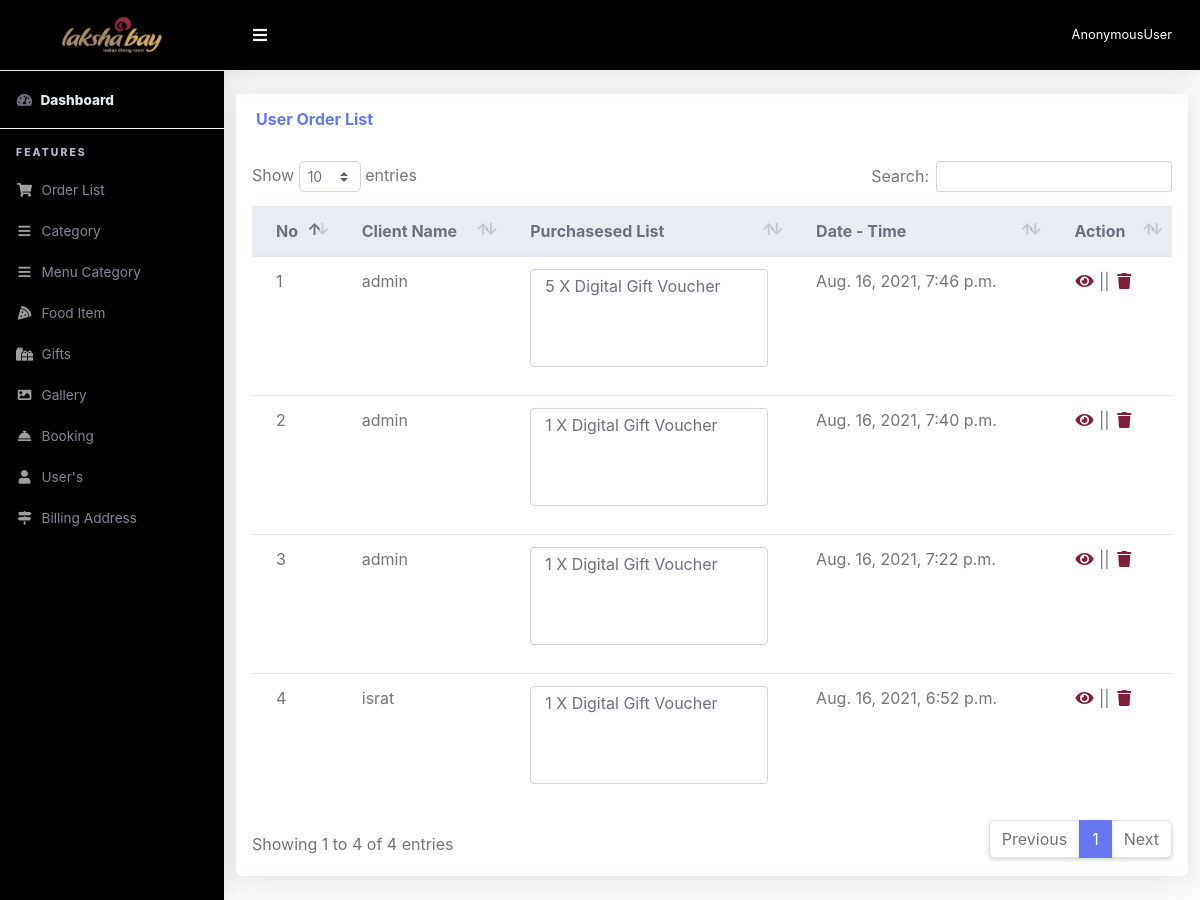
The page /superadmin/oderlist/ on the database its author committed.
### App_Order/models.py (models this page shows, shortened)
class Order(models.Model):
    orderitems = models.ManyToManyField(Cart)
    user = models.ForeignKey(settings.AUTH_USER_MODEL, on_delete=models.CASCADE)
    ordered = models.BooleanField(default=False)
    created = models.DateTimeField(auto_now_add=True)
    paymentId = models.CharField(max_length=264, blank=True, null=True)
    orderId = models.CharField(max_length=200, blank=True, null=True)
    created = models.DateTimeField(auto_now_add=True)
    billing_address = models.ForeignKey(BillingAddress, on_delete=models.CASCADE, blank=True, null=True)

### App_Superadmin/views.py (the view)
# urls.py: path('oderlist/',views.Oderlist,name='oderlist'),
def Oderlist(request):
    orders = Order.objects.filter(ordered=True).order_by("-id")
    context = {
        'orders': orders,
    }
    return render(request, 'App_Superadmin/oderlist.html', context)

### App_Lakshabay/models.py (called while the page is built)
    def __str__(self):
        return self.gift_name

### App_Order/models.py (called while the page is built)
    def __str__(self):
        if self.item != None:
            return f'{self.quantity} X {self.item}'
        else:
            return f'{self.quantity} X {self.item2}'

### templates/App_Superadmin/oderlist.html (shortened to what this page needs)
{% extends 'App_Superadmin/base.html' %}
{% block content %}
                      <div class="col-lg-12">
              <div class="card mb-4">
                <div class="card-header py-3 d-flex flex-row align-items-center justify-content-between">
                  <h6 class="m-0 font-weight-bold text-primary">User Order List</h6>
                </div>
                <div class="table-responsive p-3">
                  <table class="table align-items-center table-flush table-hover" id="dataTableHover">
                    <thead class="thead-light">
                         <tr>
                        <th>No</th>
                        <th>Client Name</th>
                        <th>Purchasesed List</th>
                        <th>Date - Time</th>
                        <th>Action</th>
                      </tr>
                    </thead>
                    <tbody>
                    {% for i in orders %}
                      <tr>
                        <td>{{ forloop.counter }}</td>
                        <td>{{ i.user }}</td>
                        <td>
                              <div class="form-group">
                            <select multiple class="form-control" id="exampleFormControlSelect2">
                                {% for it in i.orderitems.all %}
                                {% if it.item2 == None %}
                                 <option>{{ it }}</option>
                                 {% else %}
                                    <option>{{ it }}</option>
                                  {% endif %}
                                {% endfor %}
                            </select>
                          </div>
                        </td>
                       <td>{{ i.created }}</td>
                        <td>
                            <a href="{% url 'App_Superadmin:orderdetails' i.id %}"> <i class="fas fa-fw fa-eye" style="color: #801d3b;"></i></a> ||
                            <a href="{% url 'App_Superadmin:delete_order' i.id%}" onclick="return confirm('Are you sure you want to delete this item?');"> <i class="fas fa-fw fa-trash" style="color: #801d3b;"></i></a>
                        </td>
                      </tr>
                    {% endfor %}
                    </tbody>
                  </table>
                </div>
              </div>
            </div>
{% endblock %}

### rows shown on the page
Order: user "admin", created "Aug. 16, 2021, 7:46 p.m."
Order: user "admin", created "Aug. 16, 2021, 7:40 p.m."
Order: user "admin", created "Aug. 16, 2021, 7:22 p.m."
Order: user "israt", created "Aug. 16, 2021, 6:52 p.m."

### other values the page prints
{{ request.user }} "AnonymousUser"
